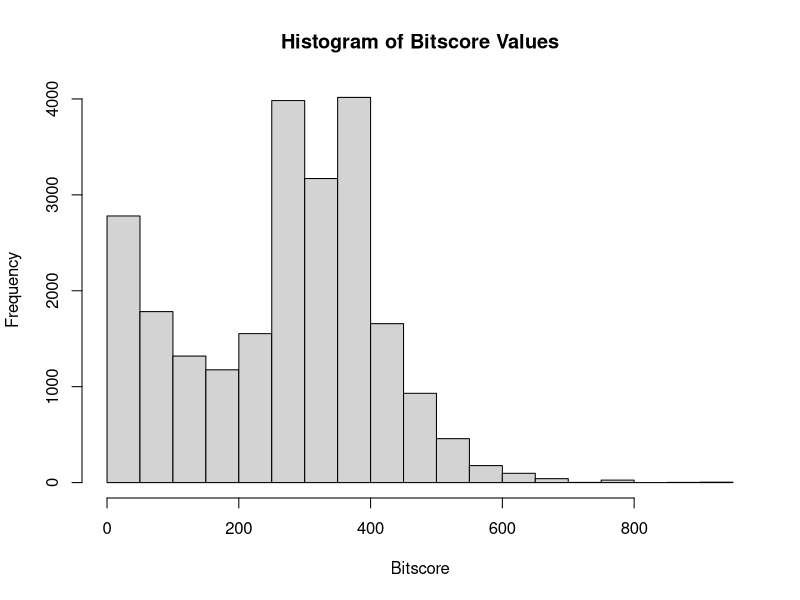
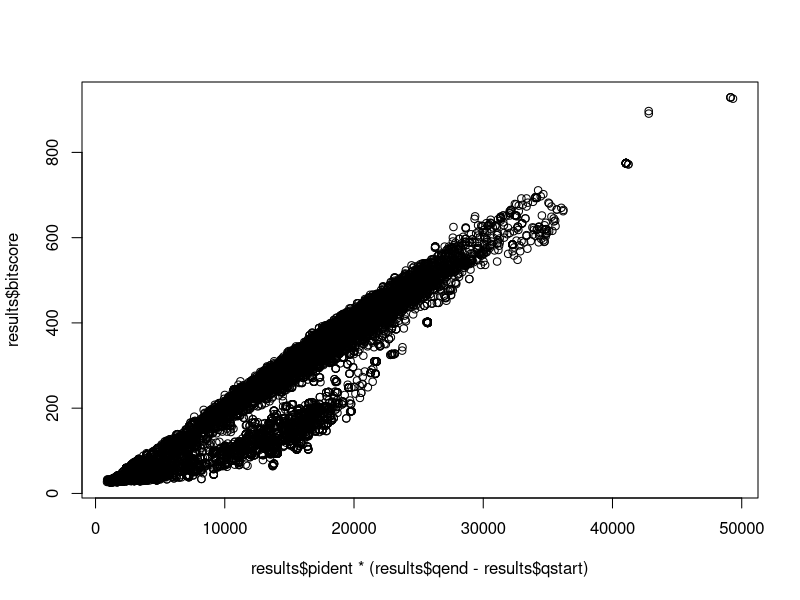
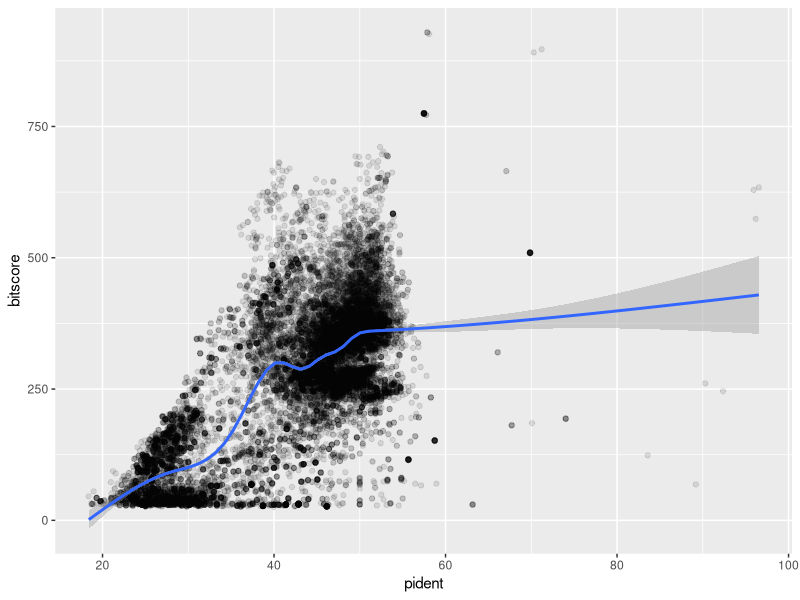

Write the R code that produced these figures, in order.
## ---- chunk 1
results <- read.table("results.tsv", header = TRUE, sep = "\t")
## ---- chunk 2
colnames(results) <- c("qseqid", "sseqid", "pident", "length", "mismatch", "gapopen", "qstart", "qend", "sstart", "send", "evalue", "bitscore")
## ---- chunk 3
hist(results$bitscore, breaks = 30, main = "Histogram of Bitscore Values",
     xlab = "Bitscore")

## ---- chunk 4
plot(results$pident  * (results$qend - results$qstart), results$bitscore)
## ---- chunk 5
library(ggplot2)
ggplot(results, aes(pident, bitscore)) + geom_point(alpha=0.1) + geom_smooth()
